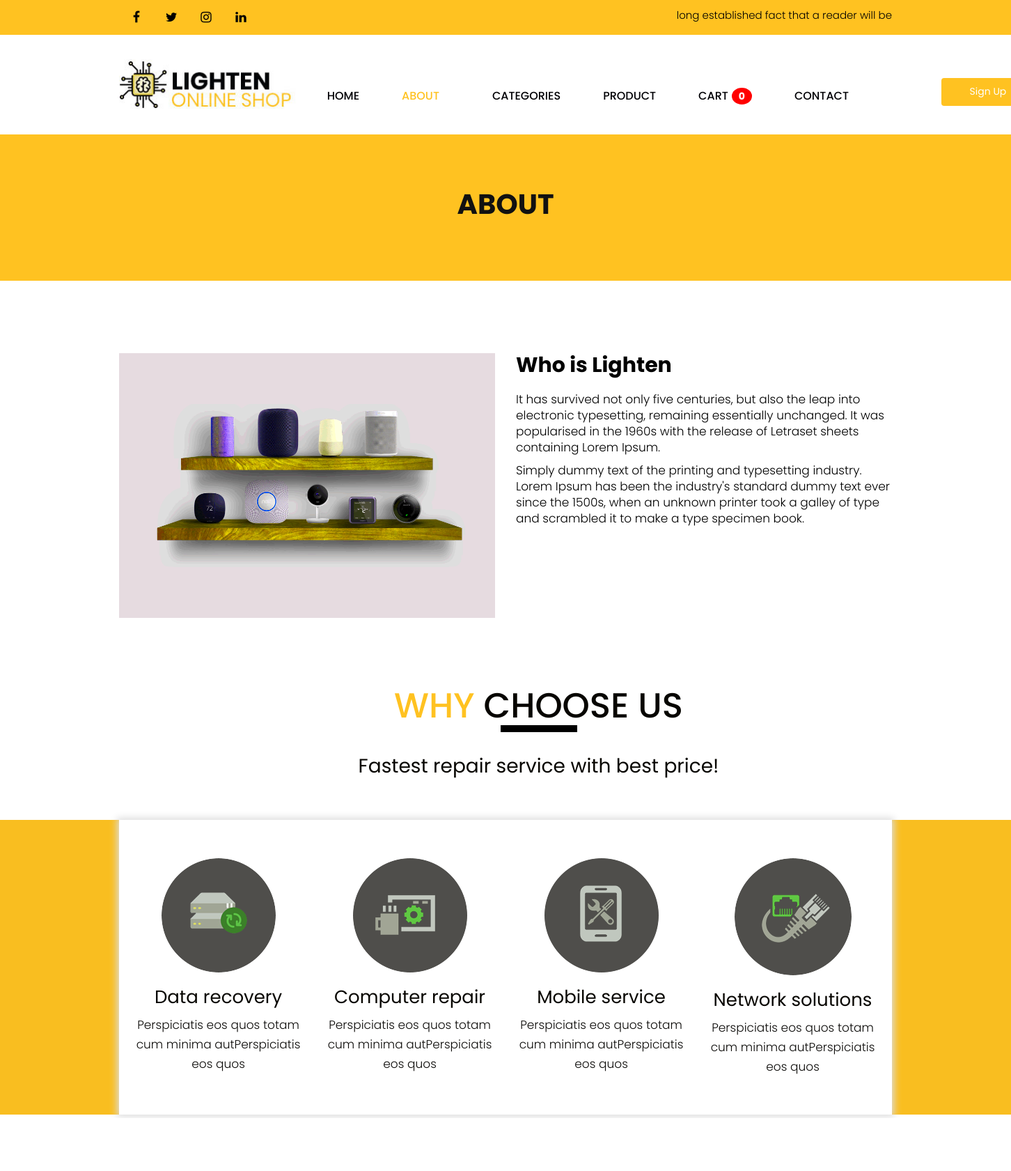
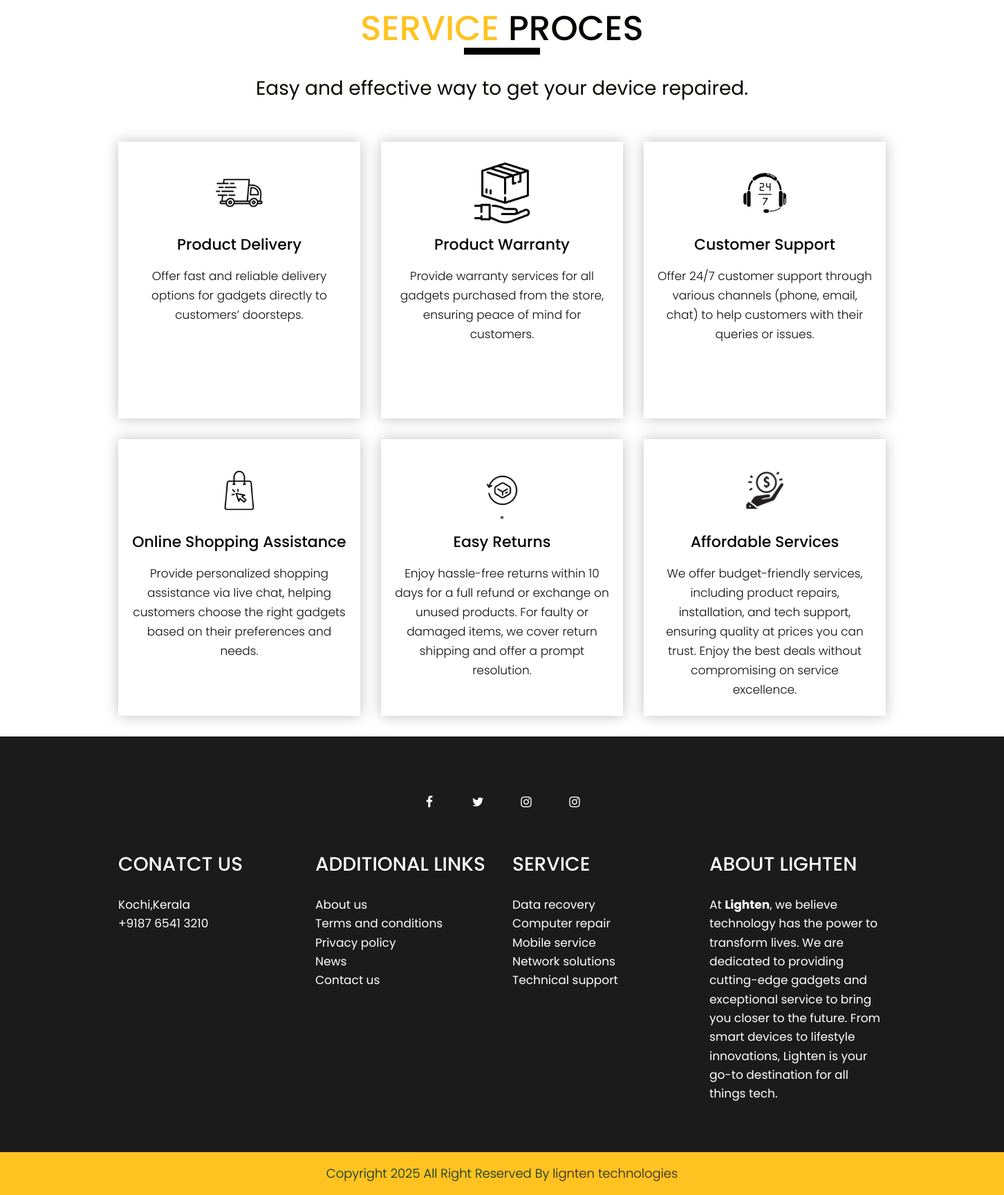
Screenshot of /about_page/ with the database file from the repository (2 pictures, top to bottom).
### AdminApp/models.py (models this page shows)
class serviceDB(models.Model):
    service_Name=models.CharField(max_length=100,null=True,blank=True)
    Description=models.CharField(max_length=100,null=True,blank=True)
    ser_profile=models.ImageField(upload_to="category",null=True,blank=True)

### WebApp/views.py (the view)
# urls.py: path('about_page/', views.about_page, name="about_page"),
def about_page(request):
    categories = categoryDB.objects.all()
    _, x = _get_cart_context(request)
    service = serviceDB.objects.all()
    return render(request,"About.html",{'categories':categories,'service':service,"x":x})

### WebApp/views.py (called while the page is built)
def _get_cart_context(request):
    username = request.session.get('Username')
    cart_count = cartDB.objects.filter(Username=username).count() if username else 0
    return username, cart_count

### WebApp/templates/About.html (shortened to what this page needs)
<!DOCTYPE html>
{%load static%}
<html lang="en">
   <head>
      <link rel="stylesheet" href="{% static 'web/css/bootstrap.min.css' %}">
      <link rel="stylesheet" href="{% static 'web/css/style.css' %}">
      <link rel="stylesheet" href="{% static 'web/css/responsive.css' %}">
      <link rel="stylesheet" href="{% static 'web/css/jquery.mCustomScrollbar.min.css' %}">
      <link rel="stylesheet" href="https://netdna.bootstrapcdn.com/font-awesome/4.0.3/css/font-awesome.css">
      <link rel="stylesheet" href="https://cdnjs.cloudflare.com/ajax/libs/fancybox/2.1.5/jquery.fancybox.min.css" media="screen">
   </head>
   <body class="main-layout">
      <header>
         <div class="header">
            <div class="head_top">
               <div class="container">
                  <div class="row">
                    <div class="col-xl-6 col-lg-6 col-md-6 col-sm-12">
                       <div class="top-box">
                        <ul class="sociel_link">
                         <li> <a href="#"><i class="fa fa-facebook-f"></i></a></li>
                         <li> <a href="#"><i class="fa fa-twitter"></i></a></li>
                         <li> <a href="#"><i class="fa fa-instagram"></i></a></li>
                         <li> <a href="#"><i class="fa fa-linkedin"></i></a></li>
                     </ul>
                    </div>
                  </div>
                  <div class="col-xl-6 col-lg-6 col-md-6 col-sm-12">
                       <div class="top-box">
                        <p>long established fact that a reader will be </p>
                    </div>
                  </div>
               </div>
            </div>
         </div>
         <div class="container">
            <div class="row">
               <div class="col-xl-3 col-lg-3 col-md-3 col-sm-3 col logo_section">
                  <div class="full">
                     <div class="center-desk">
                        <div class="logo"> <a href="index.html"><img src="{% static 'web/images/logo.jpg' %}" alt="logo"/></a> </div>
                     </div>
                  </div>
               </div>
   <div class="row align-items-center" style="margin-left:610px; margin-top:-70px">
   <div class="col-xl-7 col-lg-7 col-md-7 col-sm-7">
      <div class="menu-area">
         <div class="limit-box">
            <nav class="main-menu">
               <ul class="menu-area-main d-flex align-items-center" style="gap: 15px; list-style: none; padding: 0; margin: 0;">
                  <li><a href="{% url 'home_page' %}">Home</a></li>
                  <li class="active"><a href="{% url 'about_page' %}">About</a></li>
                <li class="dropdown" style="position: relative;">
                                 <li><a href="#">Categories</a>
								</li>
                  <li><a href="{% url 'product_page' %}">Product</a></li>
                   <li class="current-list-item">
    <a href="{% url 'cart_page'%}" style="display: flex; align-items: center; gap: 5px;">
        Cart
        <span style="background: red; color: white; padding: 5px 10px; border-radius: 50%;
                     font-size: 14px; font-weight: bold; display: flex; align-items: center;
                     justify-content: center; min-width: 24px; height: 24px; line-height: 1;">
            {{ x }}
        </span>
    </a>
</li>
                  <li><a href="{% url 'contact_page' %}">Contact</a></li>
               </ul>
            </nav>
         </div>
      </div>
   </div>
   <div class="col-xl-4 col-lg-4 col-md-4 col-sm-4 text-end">
       {%if request.session.Username%}
      <div style="display: flex; align-items: center;">
    <a class="buy" href="{% url 'sign_in' %}"
       style="padding: 4px 8px; font-size: 14px; color: white; text-decoration: none; border-radius: 4px; margin-right: 5px;">
        {{ request.session.Username }}
    </a>
    <a class="buy" href="{% url 'user_logout' %}"
       style="padding: 4px 8px; font-size: 14px; color: white; text-decoration: none; border-radius: 4px;">
        Logout
    </a>
</div>
       {%else%}
      <a class="buy" href="{% url 'sign_up' %}" style="padding: 4px 8px; font-size: 14px;  color: white; text-decoration: none; border-radius: 4px;">Sign Up</a>
       {%endif%}
   </div>
</div>
         </div>
      </header>
       <div class="brand_color">
        <div class="container">
            <div class="row">
                <div class="col-md-12">
                    <div class="titlepage">
                        <h2>about</h2>
                    </div>
                </div>
            </div>
        </div>
    </div>
<div class="about">
   <div class="container">
      <div class="row">
         <dir class="col-xl-6 col-lg-6 col-md-12 col-sm-12">
            <div class="about_box">
               <figure><img src="{% static 'web/images/pc_layout.png' %}"/></figure>
            </div>
         </dir>
          <dir class="col-xl-6 col-lg-6 col-md-12 col-sm-12">
            <div class="about_box">
               <h3>Who is Lighten</h3>
               <p>It has survived not only five centuries, but also the leap into electronic typesetting, remaining essentially unchanged. It was popularised in the 1960s with the release of Letraset sheets containing Lorem Ipsum.</p>
               <p>Simply dummy text of the printing and typesetting industry. Lorem Ipsum has been the industry's standard dummy text ever since the 1500s, when an unknown printer took a galley of type and scrambled it to make a type specimen book.</p>
            </div>
         </dir>
      </div>
   </div>
</div>
      <div class="whyschose">
         <div class="container">
            <div class="row">
               <div class="col-md-7 offset-md-3">
                  <div class="title">
                     <h2>Why <strong class="black">choose us</strong></h2>
                     <span>Fastest repair service with best price!</span>
                  </div>
               </div>
            </div>
         </div>
      </div>
      <div class="choose_bg">
         <div class="container">
            <div class="white_bg">
            <div class="row">
               <dir class="col-xl-3 col-lg-3 col-md-6 col-sm-12">
                  <div class="for_box">
                     <i><img src="{% static 'web/icon/1.png' %}"/></i>
                     <h3>Data recovery</h3>
                     <p>Perspiciatis eos quos totam cum minima autPerspiciatis eos quos</p>
                  </div>
               </dir>
               <dir class="col-xl-3 col-lg-3 col-md-6 col-sm-12">
                  <div class="for_box">
                     <i><img src="{% static 'web/icon/2.png' %}"/></i>
                     <h3>Computer repair</h3>
                     <p>Perspiciatis eos quos totam cum minima autPerspiciatis eos quos</p>
                  </div>
               </dir>
               <dir class="col-xl-3 col-lg-3 col-md-6 col-sm-12">
                  <div class="for_box">
                     <i><img src="{% static 'web/icon/3.png' %}"/></i>
                     <h3>Mobile service</h3>
                     <p>Perspiciatis eos quos totam cum minima autPerspiciatis eos quos</p>
                  </div>
               </dir>
               <dir class="col-xl-3 col-lg-3 col-md-6 col-sm-12">
                  <div class="for_box">
                     <i><img src="{% static 'web/icon/4.png' %}"/></i>
                     <h3>Network solutions</h3>
                     <p>Perspiciatis eos quos totam cum minima autPerspiciatis eos quos</p>
                  </div>
               </dir>
            </div>
         </div>
       </div>
      </div>
      <div class="service">
         <div class="container">
            <div class="row">
               <div class="col-md-8 offset-md-2">
                  <div class="title">
                     <h2>service <strong class="black">proces</strong></h2>
                     <span>Easy and effective way to get your device repaired.</span>
                  </div>
               </div>
            </div>
            <div class="row">
                {%for i in service%}
               <div class="col-xl-4 col-lg-4 col-md-4 col-sm-12">
                  <div class="service-box" style="width: 100%; height: 400px;">
                     <i><img src="{{ i.ser_profile.url }}"/></i>
                     <h3>{{ i.service_Name }}</h3>
                     <p>{{ i.Description }}</p>
                  </div>
               </div>
                {%endfor%}
            </div>
         </div>
      </div>
     <footer>
         <div class="footer">
            <div class="container">
               <div class="row">
                  <div class="col-md-6 offset-md-3">
                     <ul class="sociel">
                         <li> <a href="#"><i class="fa fa-facebook-f"></i></a></li>
                         <li> <a href="#"><i class="fa fa-twitter"></i></a></li>
                         <li> <a href="#"><i class="fa fa-instagram"></i></a></li>
                         <li> <a href="#"><i class="fa fa-instagram"></i></a></li>
                     </ul>
                  </div>
            </div>
            <div class="row">
               <div class="col-xl-3 col-lg-3 col-md-6 col-sm-12">
                  <div class="contact">
                     <h3>conatct us</h3>
                     <span>Kochi,Kerala<br>
                        +9187 6541 3210</span>
                  </div>
               </div>
                 <div class="col-xl-3 col-lg-3 col-md-6 col-sm-12">
                  <div class="contact">
                     <h3>ADDITIONAL LINKS</h3>
                     <ul class="lik">
                         <li> <a href="{%url 'about_page'%}">About us</a></li>
                         <li> <a href="#">Terms and conditions</a></li>
                         <li> <a href="#">Privacy policy</a></li>
                         <li> <a href="#">News</a></li>
                          <li> <a href="{%url 'contact_page'%}">Contact us</a></li>
                     </ul>
                  </div>
               </div>
                 <div class="col-xl-3 col-lg-3 col-md-6 col-sm-12">
                  <div class="contact">
                     <h3>service</h3>
                      <ul class="lik">
                    <li> <a href="#"> Data recovery</a></li>
                         <li> <a href="#">Computer repair</a></li>
                         <li> <a href="#">Mobile service</a></li>
                         <li> <a href="#">Network solutions</a></li>
                          <li> <a href="#">Technical support</a></li>
                  </div>
               </div>
                 <div class="col-xl-3 col-lg-3 col-md-6 col-sm-12">
                  <div class="contact">
                     <h3>About lighten</h3>
                     <span> At <strong>Lighten</strong>, we believe technology has the power to transform lives. We are dedicated to providing cutting-edge gadgets and exceptional service to bring you closer to the future. From smart devices to lifestyle innovations, Lighten is your go-to destination for all things tech. </span>
                  </div>
               </div>
            </div>
         </div>
            <div class="copyright">
               <p>Copyright 2025 All Right Reserved By <a href="">lignten technologies</a></p>
            </div>
      </div>
      </footer>
   </body>
</html>

### rows the page displays
serviceDB: ser_profile (picture), service_Name "Product Delivery", Description "Offer fast and reliable delivery options for gadgets directly to customers’ doorsteps."
serviceDB: ser_profile (picture), service_Name "Product Warranty", Description "Provide warranty services for all gadgets purchased from the store, ensuring peace of mind for customers."
serviceDB: ser_profile (picture), service_Name "Customer Support", Description "Offer 24/7 customer support through various channels (phone, email, chat) to help customers with their queries or issues."
serviceDB: ser_profile (picture), service_Name "Online Shopping Assistance", Description "Provide personalized shopping assistance via live chat, helping customers choose the right gadgets based on their preferences and needs."
serviceDB: ser_profile (picture), service_Name "Easy Returns", Description "Enjoy hassle-free returns within 10 days for a full refund or exchange on unused products. For faulty or damaged items, we cover return shipping and offer a prompt resolution."
serviceDB: ser_profile (picture), service_Name "Affordable Services", Description "We offer budget-friendly services, including product repairs, installation, and tech support, ensuring quality at prices you can trust. Enjoy the best deals without compromising on service excellence."

### other values shown
{{ x }} "0"
